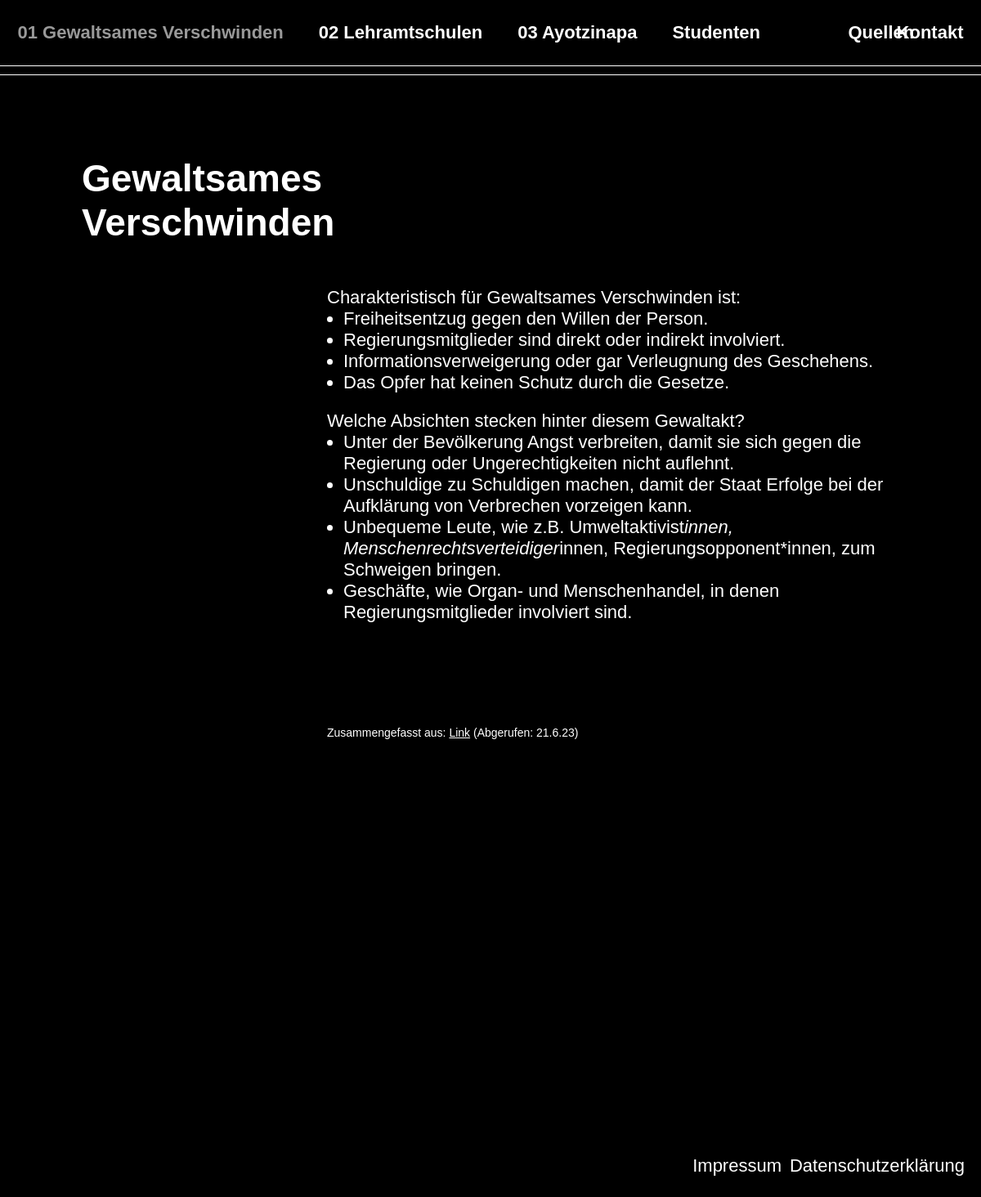
/, run on an earlier commit of the app's database.
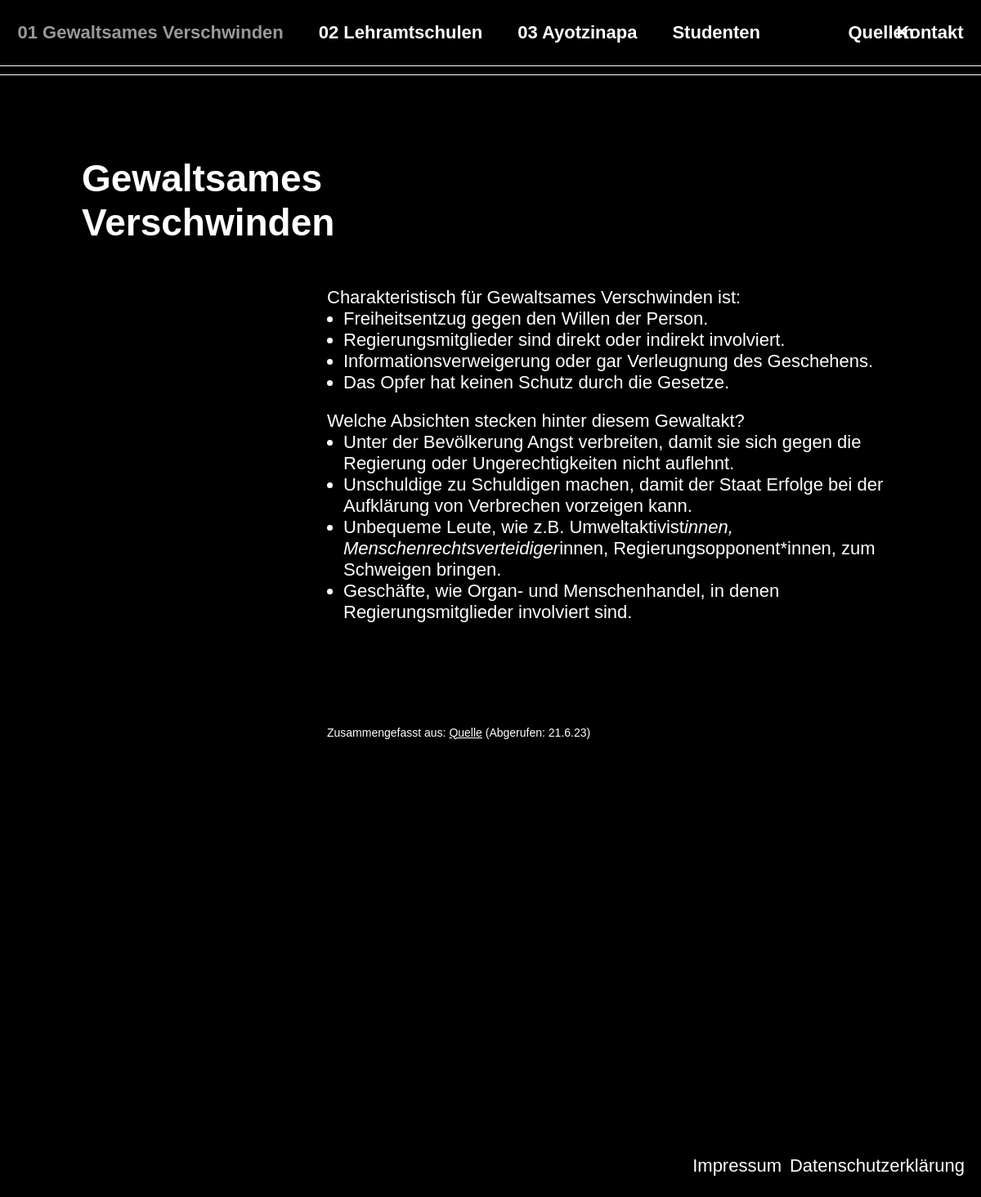
And on a later commit of the database.
### main/models.py (models this page shows, shortened)
class Page(models.Model):
    PAGES = [
    ('home', 'Gewaltsames Verschwinden'),
    ('school', 'Lehramtschulen'),
    ('ayotzinapa', 'Ayotzinapa'),
    ('students', 'Studenten'),
    ('source', 'Quellen'),
    ('contact', 'Kontakt'),
    ('impressum', 'Impressum'),
    ('legal', 'Data protection'),
]
    title = models.CharField(max_length=20, choices=PAGES, default='home')
    text = models.TextField(blank=True)
    image = models.ImageField(blank=True, null=True, upload_to= 'uploads/')
    image_alt = models.CharField(max_length=50, blank=True)
    source = models.TextField(blank=True)
    class Meta:
        verbose_name = 'Seite'
        verbose_name_plural = 'Seiten'

### main/views.py (the view)
# urls.py: 2. Add a URL to urlpatterns:  path('', views.home, name='home')
def home (request):
    page = Page.objects.get(title='home')
    return render (request, 'home.html', {'page': page})

### main/templatetags/markdown_extras.py (called while the page is built)
@register.filter()
@stringfilter
def convert_markdown(value):
    return markdown.markdown(value)

### main/templates/home.html (shortened to what this page needs)
{% extends 'page.html' %}
{% load markdown_extras %}
{% block load %}verschwinden{% endblock %}
{% block stylesheets %}
<link rel="stylesheet" href="../static/style/home.css">
{% endblock %}
{% block content %}
<div class="grid-template max-width">
    <h1 class="page-title">{{ page.get_title_display }}</h1>
    <div class="page-text no-block">{{ page.text | convert_markdown | safe }}</div>
</div>
<div class="page-source"> {{ page.source | convert_markdown | safe }} </div>
{% endblock %}

What changed in the data, as far as the page shows it:
changed Page "Gewaltsames Verschwinden": source|convert_markdown "Zusammengefasst aus: Link (Abgerufen: 21.6.23)" → "Zusammengefasst aus: Quelle (Abgerufen: 21.6.23)"
